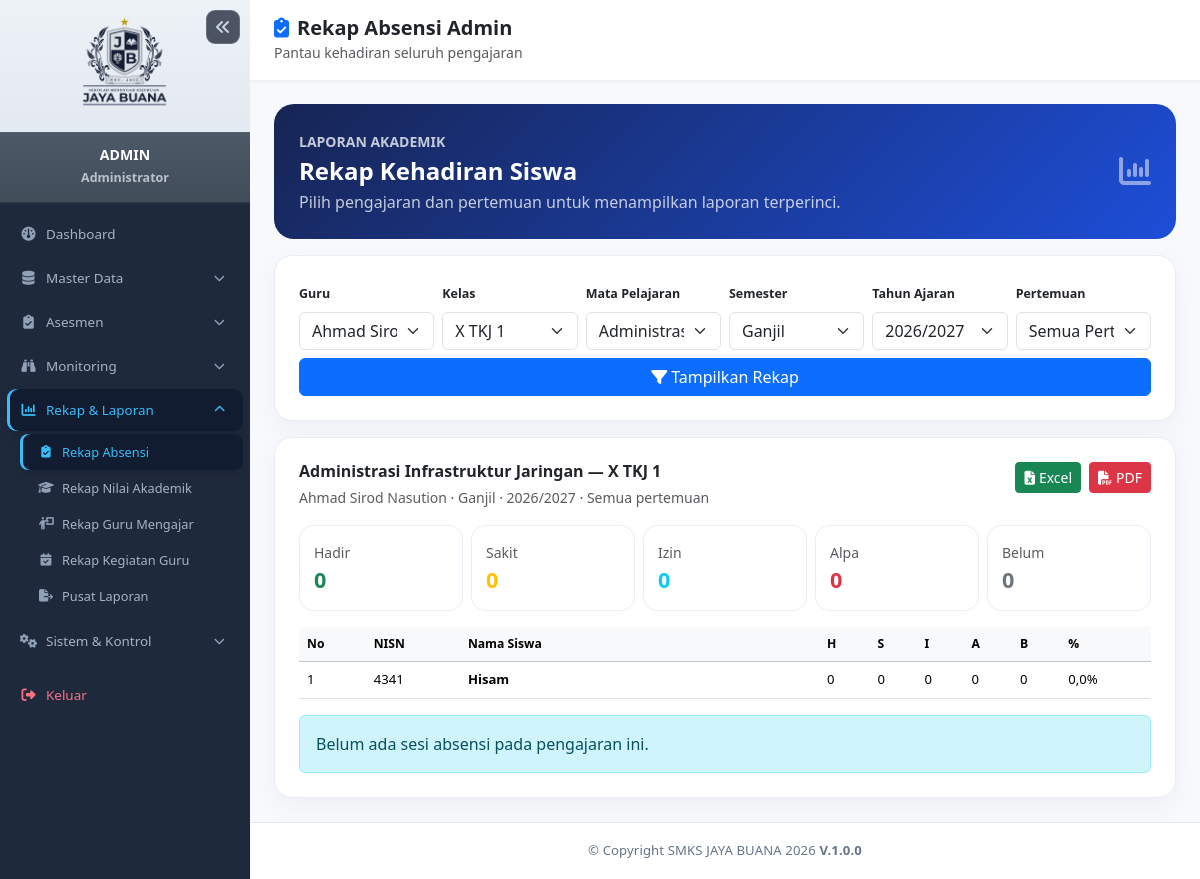
Screenshot of /admin/rekap_absensi.php (signed in) with the database file from the repository.
### tables this page shows
CREATE TABLE `mapel` (
  `id` int(10) UNSIGNED NOT NULL,
  `kode_mapel` varchar(20) NOT NULL,
  `nama_mapel` varchar(100) NOT NULL,
  `kelompok` varchar(50) DEFAULT 'Muatan Kejuruan',
  `created_at` timestamp NULL DEFAULT current_timestamp()
);

CREATE TABLE `kelas` (
  `id` int(10) UNSIGNED NOT NULL,
  `nama_kelas` varchar(50) NOT NULL,
  `tingkat` enum('X','XI','XII') NOT NULL,
  `jurusan` varchar(100) NOT NULL,
  `created_at` timestamp NULL DEFAULT current_timestamp()
);

CREATE TABLE `guru` (
  `id` int(10) UNSIGNED NOT NULL,
  `user_id` int(10) UNSIGNED NOT NULL,
  `nip` varchar(30) DEFAULT NULL,
  `nama_lengkap` varchar(100) NOT NULL,
  `email` varchar(100) DEFAULT NULL,
  `created_at` timestamp NULL DEFAULT current_timestamp()
);

CREATE TABLE `pengajaran` (
  `id` int(10) UNSIGNED NOT NULL,
  `guru_id` int(10) UNSIGNED NOT NULL,
  `mapel_id` int(10) UNSIGNED NOT NULL,
  `kelas_id` int(10) UNSIGNED NOT NULL,
  `tahun_ajaran` varchar(10) DEFAULT '2025/2026',
  `semester` enum('Ganjil','Genap') DEFAULT 'Genap',
  `kkm` decimal(5,2) UNSIGNED NOT NULL DEFAULT 75.00,
  `created_at` timestamp NULL DEFAULT current_timestamp()
);

CREATE TABLE `siswa` (
  `id` int(10) UNSIGNED NOT NULL,
  `user_id` int(10) UNSIGNED NOT NULL,
  `kelas_id` int(10) UNSIGNED DEFAULT NULL,
  `nis` varchar(20) DEFAULT NULL,
  `nisn` varchar(20) DEFAULT NULL,
  `nama_lengkap` varchar(100) NOT NULL,
  `email` varchar(100) DEFAULT NULL,
  `created_at` timestamp NULL DEFAULT current_timestamp()
);

### config/helper.php (called while the page is built, shortened)
<?php
function sanitize($data) {
    return htmlspecialchars(trim($data), ENT_QUOTES, 'UTF-8');
}

### admin/rekap_absensi.php (the view, shortened to what this page needs)
<?php
require_once __DIR__ . '/../config/helper.php';
$db = Database::getInstance();
$pengajaran_list = $db->query(
    'SELECT p.id, p.guru_id, p.kelas_id, p.mapel_id, p.semester, p.tahun_ajaran,
            g.nama_lengkap AS nama_guru, k.nama_kelas, m.nama_mapel
     FROM pengajaran p
     JOIN guru g ON g.id = p.guru_id
     JOIN kelas k ON k.id = p.kelas_id
     JOIN mapel m ON m.id = p.mapel_id
     ORDER BY g.nama_lengkap, k.nama_kelas, m.nama_mapel, p.tahun_ajaran DESC, p.semester'
)->fetchAll();
$pengajaran_id = (int)($_GET['pengajaran_id'] ?? 0);
$info = null;
if (!$info && $pengajaran_list) {
    $info = $pengajaran_list[0];
    $pengajaran_id = (int)$info['id'];
}
$pertemuan_filter = (int)($_GET['pertemuan'] ?? 0);
$daftar_sesi = [];
$siswa_list = [];
$status_siswa = [];
$ringkasan = [];
$total_status = ['Hadir' => 0, 'Sakit' => 0, 'Izin' => 0, 'Alpa' => 0, 'Belum' => 0];
if ($info) {
    $stmt = $db->prepare(
        'SELECT id, pertemuan_ke, tanggal, waktu_buka, waktu_tutup, status
         FROM sesi_absensi
         WHERE pengajaran_id = ?
         ORDER BY pertemuan_ke'
    );
    $stmt->execute([$pengajaran_id]);
    $daftar_sesi = $stmt->fetchAll();
    $stmt = $db->prepare(
        'SELECT id, nisn, nis, nama_lengkap
         FROM siswa
         WHERE kelas_id = ?
         ORDER BY nama_lengkap'
    );
    $stmt->execute([(int)$info['kelas_id']]);
    $siswa_list = $stmt->fetchAll();
    foreach ($siswa_list as $siswa) {
        $siswa_id = (int)$siswa['id'];
        $ringkasan[$siswa_id] = ['Hadir' => 0, 'Sakit' => 0, 'Izin' => 0, 'Alpa' => 0, 'Belum' => 0];
    }
}
require_once __DIR__ . '/../includes/header.php';
require_once __DIR__ . '/../includes/sidebar.php';
?>
<div id="page-content-wrapper" class="admin-attendance-page">
<nav class="navbar top-navbar px-3 px-md-4 py-3"><div><h5 class="fw-bold mb-0"><i class="fa-solid fa-clipboard-check text-primary me-2"></i>Rekap Absensi Admin</h5><small class="text-muted">Pantau kehadiran seluruh pengajaran</small></div></nav>
<main class="container-fluid attendance-content p-3 p-md-4">
    <section class="report-hero mb-3"><div class="d-flex flex-wrap justify-content-between align-items-center gap-3"><div><small class="text-uppercase fw-semibold opacity-75">Laporan Akademik</small><h2 class="h4 fw-bold my-1">Rekap Kehadiran Siswa</h2><p class="mb-0 opacity-75">Pilih pengajaran dan pertemuan untuk menampilkan laporan terperinci.</p></div><i class="fa-solid fa-chart-column fa-2x opacity-50"></i></div></section>
    <?php if (!$pengajaran_list): ?>
        <div class="alert alert-warning">Belum ada data pengajaran yang dapat direkap.</div>
    <?php else: ?>
    <section class="card report-card filter-card mb-3"><div class="card-body p-3 p-md-4">
        <form method="get" id="formRekapAdmin" class="row g-2 align-items-end">
            <div class="col-md-4 col-xl-2"><label class="form-label">Guru</label><select id="filterGuru" class="form-select"></select></div>
            <div class="col-md-4 col-xl-2"><label class="form-label">Kelas</label><select id="filterKelas" class="form-select"></select></div>
            <div class="col-md-4 col-xl-2"><label class="form-label">Mata Pelajaran</label><select id="filterMapel" class="form-select"></select></div>
            <div class="col-md-4 col-xl-2"><label class="form-label">Semester</label><select id="filterSemester" class="form-select"></select></div>
            <div class="col-md-4 col-xl-2"><label class="form-label">Tahun Ajaran</label><select id="filterTahun" class="form-select"></select></div>
            <div class="col-md-4 col-xl-2"><label class="form-label">Pertemuan</label><select name="pertemuan" class="form-select"><option value="0">Semua Pertemuan</option></select></div>
            <div class="col-12"><button class="btn btn-primary w-100"><i class="fa-solid fa-filter me-1"></i>Tampilkan Rekap</button></div>
        </form>
    </div></section>
    <?php if ($info): ?>
    <section class="card report-card"><div class="card-body p-3 p-md-4">
        <div class="d-flex flex-wrap justify-content-between align-items-start gap-3 mb-3">
            <div><h6 class="fw-bold mb-1"><?= sanitize($info['nama_mapel']) ?> — <?= sanitize($info['nama_kelas']) ?></h6><small class="text-muted"><?= sanitize($info['nama_guru']) ?> · <?= sanitize($info['semester']) ?> · <?= sanitize($info['tahun_ajaran']) ?> · <?= $pertemuan_filter ? 'Pertemuan '.$pertemuan_filter : 'Semua pertemuan' ?></small></div>
            <div class="d-flex gap-2"><a class="btn btn-sm btn-success" href="?<?= http_build_query(['pengajaran_id'=>$pengajaran_id,'pertemuan'=>$pertemuan_filter,'format'=>'excel']) ?>"><i class="fa-solid fa-file-excel me-1"></i>Excel</a><a class="btn btn-sm btn-danger" href="?<?= http_build_query(['pengajaran_id'=>$pengajaran_id,'pertemuan'=>$pertemuan_filter,'format'=>'pdf']) ?>"><i class="fa-solid fa-file-pdf me-1"></i>PDF</a></div>
        </div>
        <div class="row g-2 mb-3">
            <?php foreach([['Hadir','success'],['Sakit','warning'],['Izin','info'],['Alpa','danger'],['Belum','secondary']] as [$label,$warna]): ?><div class="col-6 col-md"><div class="summary-box"><small class="text-muted"><?= $label ?></small><strong class="d-block text-<?= $warna ?>"><?= (int)$total_status[$label] ?></strong></div></div><?php endforeach ?>
        </div>
        <div class="table-responsive"><table class="table table-hover attendance-table align-middle">
            <thead class="table-light"><tr><th>No</th><th>NISN</th><th style="min-width:180px">Nama Siswa</th>
            <?php if($pertemuan_filter): ?><th>Status</th><th>Check-in</th><th>Keterangan</th>
            <?php else: ?><th>H</th><th>S</th><th>I</th><th>A</th><th>B</th><th>%</th><?php endif ?>
            </tr></thead><tbody>
            <?php foreach($siswa_list as $index=>$siswa): $sid=(int)$siswa['id']; ?><tr><td><?= $index+1 ?></td><td><?= sanitize($siswa['nisn']?:$siswa['nis']) ?></td><td><strong><?= sanitize($siswa['nama_lengkap']) ?></strong></td>
            <?php if($pertemuan_filter): $detail=$status_siswa[$sid][$pertemuan_filter]; ?><td><span class="badge <?= badge_absensi_admin($detail['status']) ?>"><?= sanitize($detail['status']) ?></span></td><td><?= $detail['waktu_checkin']?date('H:i:s',strtotime($detail['waktu_checkin'])):'-' ?></td><td><?= sanitize($detail['keterangan']?:'-') ?></td>
            <?php else: ?><?php  $selesai=$ringkasan[$sid]['Hadir']+$ringkasan[$sid]['Sakit']+$ringkasan[$sid]['Izin']+$ringkasan[$sid]['Alpa']; $persen=$selesai?($ringkasan[$sid]['Hadir']/$selesai)*100:0; ?><td><?= $ringkasan[$sid]['Hadir'] ?></td><td><?= $ringkasan[$sid]['Sakit'] ?></td><td><?= $ringkasan[$sid]['Izin'] ?></td><td><?= $ringkasan[$sid]['Alpa'] ?></td><td><?= $ringkasan[$sid]['Belum'] ?></td><td><?= number_format($persen,1,',','.') ?>%</td><?php endif ?></tr><?php endforeach ?>
            </tbody>
        </table></div>
        <?php if(!$daftar_sesi): ?><div class="alert alert-info mb-0">Belum ada sesi absensi pada pengajaran ini.</div><?php endif ?>
    </div></section>
    <?php endif ?>
    <?php endif ?>
</main>
</div>
<?php require_once __DIR__ . '/../includes/footer.php'; ?>

### includes/header.php (style rules this page uses)
:root { --sidebar-width: 250px; }
body { background-color: #f4f6f9; font-family: 'Segoe UI', Tahoma, Geneva, Verdana, sans-serif; }
#page-content-wrapper { flex-grow: 1; overflow-y: auto; }
.top-navbar { background: #ffffff; box-shadow: 0 2px 4px rgba(0,0,0,0.05); }

### admin/rekap_absensi.php (style rules this page uses)
.admin-attendance-page { background:#f7f9fc;min-width:0 }
.attendance-content { max-width:1400px;margin:auto }
.report-card { border:1px solid #e8edf5;border-radius:18px;box-shadow:0 8px 28px rgba(15,23,42,.045) }
.report-hero { background:linear-gradient(135deg,#172554,#1d4ed8);color:#fff;border-radius:20px;padding:25px }
.filter-card .form-label { font-size:.78rem;font-weight:700 }
.summary-box { border:1px solid #e8edf5;border-radius:14px;padding:14px;background:#fff }
.summary-box strong { font-size:1.35rem }
.attendance-table th { white-space:nowrap;font-size:.76rem }
.attendance-table td { font-size:.82rem;vertical-align:middle }

### includes/footer.php (style rules this page uses)
#page-content-wrapper { display: flex; flex-direction: column; }

### rows the page displays
mapel: nama_mapel "Administrasi Infrastruktur Jaringan"
kelas: nama_kelas "X TKJ 1"
guru: nama_lengkap "Ahmad Sirod Nasution"
pengajaran: semester "Ganjil", tahun_ajaran "2026/2027"
siswa: nisn "4341", nama_lengkap "Hisam", id "0", id "0,0"

### other values shown
$sidebar_profile_name "ADMIN"
$sidebar_profile_role "Administrator"
$label "Hadir"
$total_status[$label] "0"
$label "Sakit"
$label "Izin"
$label "Alpa"
$label "Belum"
